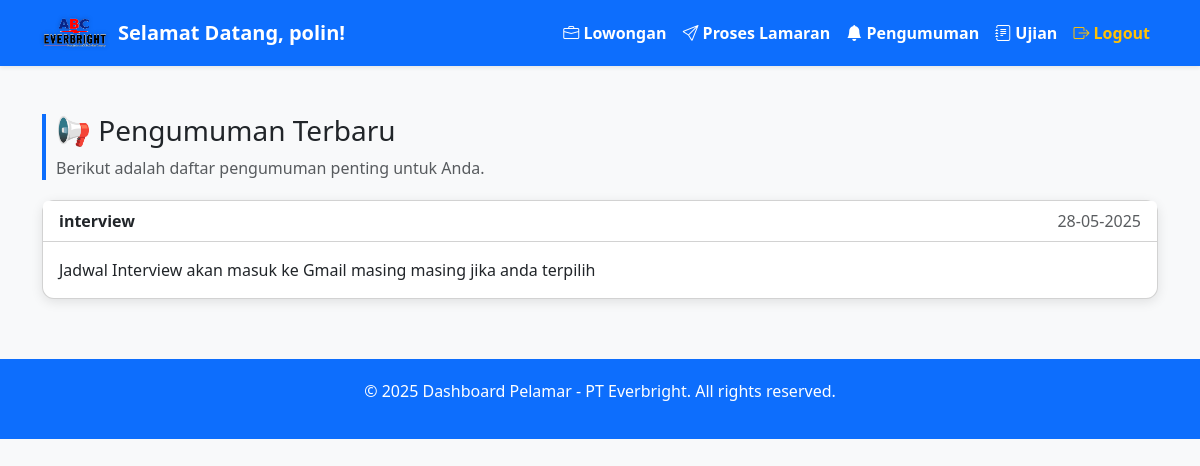
/pengumuman_pelamar.php (signed in), run on the app's committed database.
### tables this page shows
CREATE TABLE `pelamar` (
  `id` int(11) NOT NULL,
  `posisi_dilamar` varchar(100) DEFAULT NULL,
  `email` varchar(100) DEFAULT NULL,
  `nik` varchar(20) DEFAULT NULL,
  `nama` varchar(100) DEFAULT NULL,
  `tempat_lahir` varchar(100) DEFAULT NULL,
  `tanggal_lahir` date DEFAULT NULL,
  `jk` enum('Laki-laki','Perempuan') DEFAULT NULL,
  `agama` varchar(50) DEFAULT NULL,
  `alamat` text DEFAULT NULL,
  `status_pernikahan` varchar(50) DEFAULT NULL,
  `kewarganegaraan` varchar(50) DEFAULT NULL,
  `foto` varchar(255) DEFAULT NULL,
  `status_lamaran` varchar(50) DEFAULT 'Menunggu'
);

CREATE TABLE `pengumuman` (
  `id` int(11) NOT NULL,
  `judul` varchar(255) NOT NULL,
  `isi` text NOT NULL,
  `created_at` timestamp NOT NULL DEFAULT current_timestamp(),
  `tanggal` date NOT NULL DEFAULT curdate()
);

### pengumuman_pelamar.php (the view, shortened to what this page needs)
<?php
include 'koneksi.php';
$email_pelamar = $_SESSION['pelamar'];
$query_pelamar = mysqli_query($conn, "SELECT * FROM pelamar WHERE email = '$email_pelamar' LIMIT 1");
$pelamar = mysqli_fetch_assoc($query_pelamar);
$nama_pelamar = $pelamar ? $pelamar['nama'] : 'Pelamar';
$result = mysqli_query($conn, "SELECT * FROM pengumuman ORDER BY tanggal DESC");
?>
<!DOCTYPE html>
<html lang="id">
<head>
    <link href="https://cdn.jsdelivr.net/npm/bootstrap@5.3.2/dist/css/bootstrap.min.css" rel="stylesheet">
    <link href="https://cdn.jsdelivr.net/npm/bootstrap-icons@1.10.5/font/bootstrap-icons.css" rel="stylesheet">
</head>
<body>
<nav class="navbar navbar-expand-lg navbar-dark bg-primary shadow-sm">
    <div class="container">
        <a class="navbar-brand d-flex align-items-center" href="#">
            <img src="images/logo1ABC.png" alt="Logo" style="height: 40px;" />
            <span class="welcome-text">Selamat Datang, <?= htmlspecialchars($nama_pelamar) ?>!</span>
        </a>
        <div class="collapse navbar-collapse" id="navbarMenu">
            <ul class="navbar-nav ms-auto fw-semibold">
                <li class="nav-item"><a class="nav-link text-white" href="dashboard_pelamar.php"><i class="bi bi-briefcase"></i> Lowongan</a></li>
                <li class="nav-item"><a class="nav-link text-white" href="lamaran_saya.php"><i class="bi bi-send"></i> Proses Lamaran</a></li>
                <li class="nav-item"><a class="nav-link text-white active" href="pengumuman_pelamar.php"><i class="bi bi-bell-fill"></i> Pengumuman</a></li>
                <li class="nav-item"><a class="nav-link text-white" href="login_ujian_pelamar.php"><i class="bi bi-journal-text"></i> Ujian</a></li>
                <li class="nav-item"><a class="nav-link text-warning fw-bold" href="login.php"><i class="bi bi-box-arrow-right"></i> Logout</a></li>
            </ul>
        </div>
    </div>
</nav>
<div class="container mt-5 mb-5">
    <div class="judul-pengumuman">
        <h3>📢 Pengumuman Terbaru</h3>
        <p class="text-muted">Berikut adalah daftar pengumuman penting untuk Anda.</p>
    </div>
    <?php if (mysqli_num_rows($result) > 0): ?>
        <?php while ($row = mysqli_fetch_assoc($result)): ?>
            <div class="card mb-4">
                <div class="card-header bg-white">
                    <strong><?= htmlspecialchars($row['judul']) ?></strong>
                    <span class="float-end text-muted"><?= date('d-m-Y', strtotime($row['tanggal'])) ?></span>
                </div>
                <div class="card-body">
                    <p class="mb-0"><?= nl2br(htmlspecialchars($row['isi'])) ?></p>
                </div>
            </div>
        <?php endwhile; ?>
    <?php else: ?>
        <div class="alert alert-warning text-center fw-semibold">Belum ada pengumuman yang tersedia.</div>
    <?php endif; ?>
</div>
<footer>
    <div class="container">
        <p>&copy; <?= date('Y') ?> Dashboard Pelamar - PT Everbright. All rights reserved.</p>
    </div>
</footer>
</body>
</html>

### pengumuman_pelamar.php (style rules this page uses)
body { font-family: 'Segoe UI', sans-serif; background-color: #f8f9fa; }
.navbar-brand img { filter: drop-shadow(0 0 2px rgba(0,0,0,0.25)); }
.welcome-text { color: white; margin-left: 10px; font-weight: 600; }
.judul-pengumuman { border-left: 4px solid #0d6efd; padding-left: 10px; margin-bottom: 20px; }
.card { transition: transform 0.2s ease-in-out; border-radius: 12px; box-shadow: 0 3px 12px rgba(0,0,0,0.1); }
footer { background-color: #0d6efd; color: white; text-align: center; padding: 20px 0; margin-top: 60px; }

### data on the page
pelamar: nama "polin"
pengumuman: judul "interview", tanggal "28-05-2025", isi "Jadwal Interview akan masuk ke Gmail masing masing jika anda terpilih"
